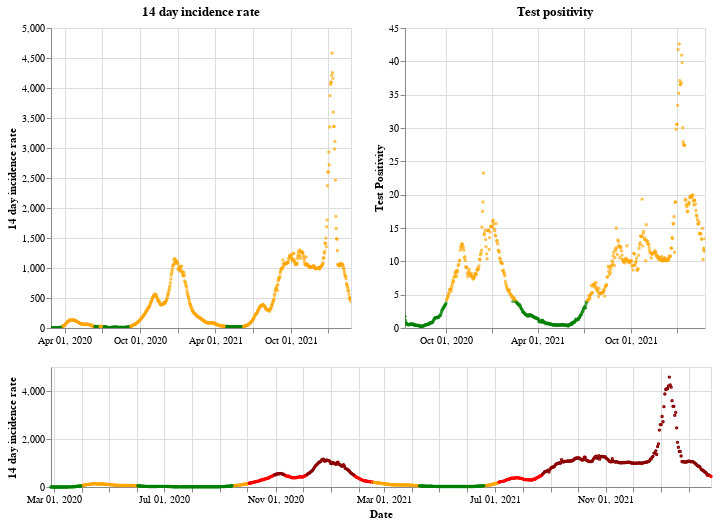

Here is the notebook cell this chart was saved with:
### Markdown cell above
## Wales

### Code cell
plot_traffic_light('Wales')

### Figure 1 — Vega-Lite specification as saved in the notebook (floating-point values rounded to 4 significant figures; data arrays with more than 128 entries replaced by an {"elided": "..."} marker saying what was removed)
{"config": {"view": {"continuousWidth": 400, "continuousHeight": 300}}, "vconcat": [{"hconcat": [{"mark": {"type": "point", "size": 2}, "encoding": {"color": {"condition": {"value": "green", "test": "(datum.twoWeeklyCasesRate <= 25)"}, "value": "orange"}, "tooltip": [{"type": "nominal", "field": "areaName"}, {"type": "temporal", "field": "date"}, {"type": "quantitative", "field": "twoWeeklyCasesRate"}, {"type": "quantitative", "field": "testPositivity"}], "x": {"type": "temporal", "axis": {"title": ""}, "field": "date", "scale": {"domain": {"selection": "DateBrush"}}, "timeUnit": "yearmonthdate"}, "y": {"type": "quantitative", "axis": {"title": "14 day incidence rate"}, "field": "twoWeeklyCasesRate"}}, "title": "14 day incidence rate", "width": 300}, {"mark": {"type": "point", "size": 2}, "encoding": {"color": {"condition": {"value": "green", "test": "(datum.testPositivity <= 4)"}, "value": "orange"}, "tooltip": [{"type": "nominal", "field": "areaName"}, {"type": "temporal", "field": "date"}, {"type": "quantitative", "field": "twoWeeklyCasesRate"}, {"type": "quantitative", "field": "testPositivity"}], "x": {"type": "temporal", "axis": {"title": ""}, "field": "date", "scale": {"domain": {"selection": "DateBrush"}}, "timeUnit": "yearmonthdate"}, "y": {"type": "quantitative", "axis": {"title": "Test Positivity"}, "field": "testPositivity"}}, "title": "Test positivity", "width": 300}]}, {"layer": [{"mark": {"type": "point", "size": 2}, "encoding": {"color": {"condition": {"value": "orange", "test": "(((datum.testPositivity < 4) && (datum.twoWeeklyCasesRate >= 50)) && (datum.twoWeeklyCasesRate < 200))"}, "value": "red"}, "opacity": {"condition": {"value": 1, "test": "((datum.twoWeeklyCasesRate >= 50) && (datum.twoWeeklyCasesRate < 500))"}, "value": 0}, "tooltip": [{"type": "nominal", "field": "areaName"}, {"type": "temporal", "field": "date"}, {"type": "quantitative", "field": "twoWeeklyCasesRate"}, {"type": "quantitative", "field": "testPositivity"}], "x": {"type": "temporal", "axis": {"title": "Date"}, "field": "date", "timeUnit": "yearmonthdate"}, "y": {"type": "quantitative", "axis": {"title": "14 day incidence rate"}, "field": "twoWeeklyCasesRate"}}, "selection": {"DateBrush": {"type": "interval", "encodings": ["x"], "fields": ["Time"]}}}, {"mark": {"type": "point", "size": 2}, "encoding": {"color": {"value": "darkred"}, "opacity": {"condition": {"value": 1, "test": "(datum.twoWeeklyCasesRate >= 500)"}, "value": 0}, "tooltip": [{"type": "nominal", "field": "areaName"}, {"type": "temporal", "field": "date"}, {"type": "quantitative", "field": "twoWeeklyCasesRate"}, {"type": "quantitative", "field": "testPositivity"}], "x": {"type": "temporal", "axis": {"title": "Date"}, "field": "date", "timeUnit": "yearmonthdate"}, "y": {"type": "quantitative", "axis": {"title": "14 day incidence rate"}, "field": "twoWeeklyCasesRate"}}}, {"mark": {"type": "point", "size": 2}, "encoding": {"color": {"condition": {"value": "green", "test": "((datum.testPositivity < 4) && (datum.twoWeeklyCasesRate < 50))"}, "value": "orange"}, "opacity": {"condition": {"value": 1, "test": "(datum.twoWeeklyCasesRate < 50)"}, "value": 0}, "tooltip": [{"type": "nominal", "field": "areaName"}, {"type": "temporal", "field": "date"}, {"type": "quantitative", "field": "twoWeeklyCasesRate"}, {"type": "quantitative", "field": "testPositivity"}], "x": {"type": "temporal", "axis": {"title": "Date"}, "field": "date", "timeUnit": "yearmonthdate"}, "y": {"type": "quantitative", "axis": {"title": "14 day incidence rate"}, "field": "twoWeeklyCasesRate"}}}], "height": 120, "width": 660}], "data": {"name": "data-85d170bef2f5511af4067f24a5784820"}, "$schema": "https://vega.github.io/schema/vega-lite/v4.8.1.json", "datasets": {"data-85d170bef2f5511af4067f24a5784820": {"elided": "730 records"}}}
